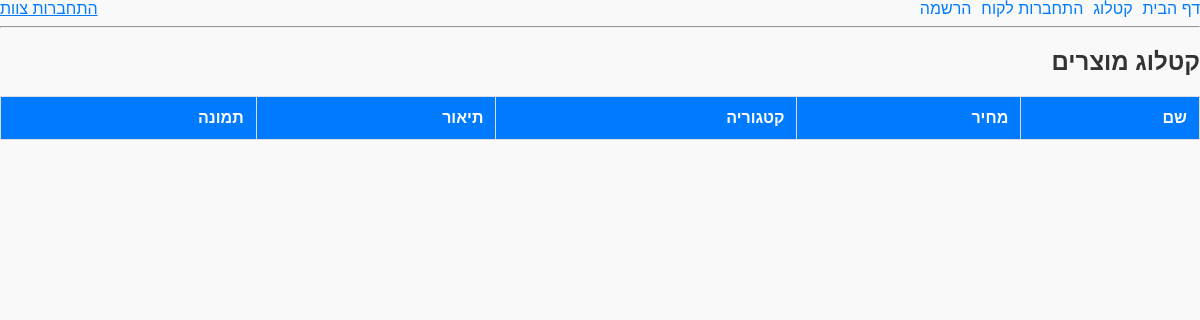
/katalog, run on an earlier commit of the app's database.
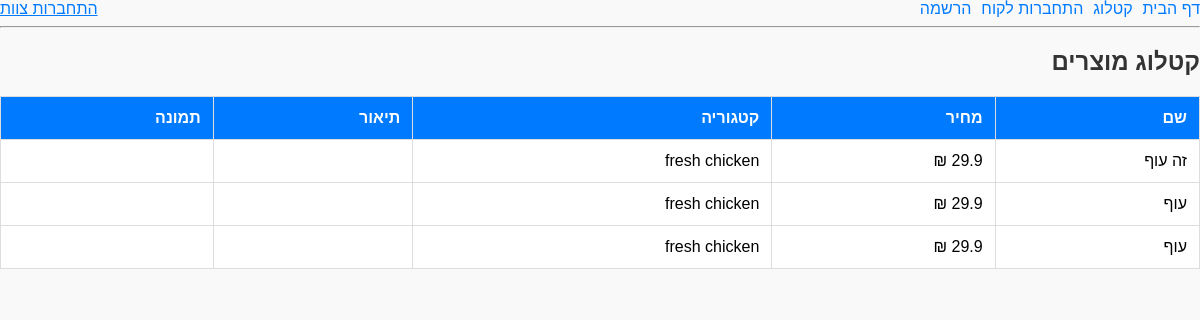
And on a later commit of the database.
### tables this page shows
CREATE TABLE products (
            id INTEGER PRIMARY KEY AUTOINCREMENT,
            name TEXT NOT NULL,
            price REAL NOT NULL,
            category_id INTEGER,
            description TEXT,
            image_url TEXT,
            FOREIGN KEY (category_id) REFERENCES categories(id)
        );

CREATE TABLE categories (
            id INTEGER PRIMARY KEY AUTOINCREMENT,
            name TEXT NOT NULL UNIQUE
        );

### app.py (the view)
@app.route('/katalog')
def show_katalog():
    db = get_db()
    cur = db.execute('''
        SELECT products.id, products.name, products.price, categories.name AS category
        FROM products
        LEFT JOIN categories ON products.category_id = categories.id
    ''')
    products = cur.fetchall()
    return render_template('katalog.html', products=products)

### app.py (called while the page is built)
def get_db(): # פותח חיבור למסד נתונים
    db = getattr(g, '_database', None)
    if db is None:
        db = g._database = sqlite3.connect(DATABASE)
        db.row_factory = sqlite3.Row
    return db

@app.teardown_appcontext
def close_connection(exception):
    db = getattr(g, '_database', None)
    if db is not None:
        db.close()

### templates/katalog.html (shortened to what this page needs)
{% extends "base.html" %}
{% block content %}
<h2>קטלוג מוצרים</h2>
<table>
    <tr>
        <th>שם</th>
        <th>מחיר</th>
        <th>קטגוריה</th>
        <th>תיאור</th>
        <th>תמונה</th>
    </tr>
    {% for product in products %}
    <tr>
        <td>{{ product.name }}</td>
        <td>{{ product.price }} ₪</td>
        <td>{{ product.category }}</td>
        <td>{{ product.description }}</td>
        <td><img src="{{ product.image_url }}" width="80"></td>
    </tr>
    {% endfor %}
</table>
{% endblock %}

### templates/base.html (shortened to what this page needs)
<!DOCTYPE html>
<html lang="he" dir="rtl">
<head>
    <link rel="stylesheet" href="{{ url_for('static', filename='style.css') }}">
</head>
<body>
<header>
    <nav style="display: flex; gap: 10px; align-items: center; flex-wrap: wrap;">
        {% if session.get('user_id') %}
            <a href="/">דף הבית</a>
            <a href="/katalog">קטלוג</a>
            <a href="/inventory">מלאי</a>
            <a href="/dashboard">לוח ניהול</a>
            <a href="/logout" style="margin-right: auto;">התנתקות</a>
        {% elif session.get('client_id') %}
            <a href="/">דף הבית</a>
            <a href="/katalog">קטלוג</a>
            <a href="/deals">מבצעים</a>
            <a href="/client/logout" style="margin-right: auto;">התנתקות</a>
        {% else %}
            <a href="/">דף הבית</a>
            <a href="/katalog">קטלוג</a>
            <a href="/client/login">התחברות לקוח</a>
            <a href="/client/register">הרשמה</a>
            <a href="/login" style="margin-right: auto;">התחברות צוות</a>
        {% endif %}
    </nav>
    <hr>
</header>
{% block content %}{% endblock %}
</body>
</html>

### static/style.css (style rules this page uses)
body { font-family: Arial, sans-serif; background-color: #f9f9f9; direction: rtl; text-align: right; margin: 0; }
h1, h2, h3 { color: #333; }
table { border-collapse: collapse; width: 100%; margin-top: 20px; background-color: #fff; }
th, td { border: 1px solid #ddd; padding: 12px; }
th { background-color: #007bff; color: white; }
a { color: #007bff; text-decoration: none; }

What changed in the data, as far as the page shows it:
added products: name "זה עוף", category "fresh chicken"
added products: name "עוף", category "fresh chicken"
added products: name "עוף", category "fresh chicken"
